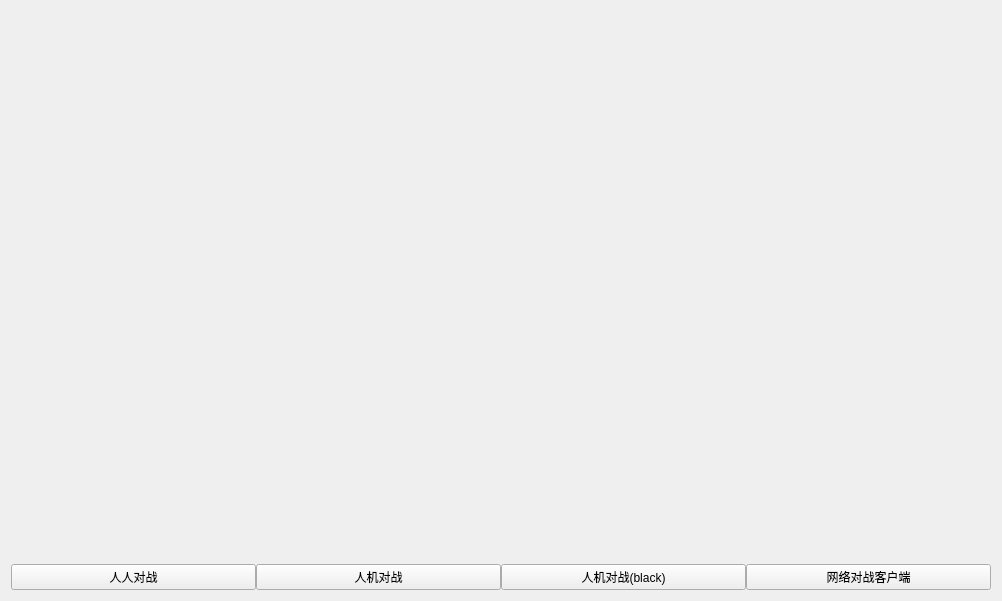
<?xml version="1.0" encoding="UTF-8"?>
<ui version="4.0">
 <class>MainWidget</class>
 <widget class="QWidget" name="MainWidget">
  <property name="geometry">
   <rect>
    <x>0</x>
    <y>0</y>
    <width>1002</width>
    <height>601</height>
   </rect>
  </property>
  <property name="windowTitle">
   <string>中国象棋</string>
  </property>
  <layout class="QVBoxLayout" name="verticalLayout">
   <item>
    <spacer name="verticalSpacer">
     <property name="orientation">
      <enum>Qt::Vertical</enum>
     </property>
     <property name="sizeHint" stdset="0">
      <size>
       <width>20</width>
       <height>40</height>
      </size>
     </property>
    </spacer>
   </item>
   <item>
    <layout class="QHBoxLayout" name="horizontalLayout">
     <property name="spacing">
      <number>0</number>
     </property>
     <item>
      <widget class="QPushButton" name="pushButton">
       <property name="text">
        <string>人人对战</string>
       </property>
      </widget>
     </item>
     <item>
      <widget class="QPushButton" name="pushButton_2">
       <property name="text">
        <string>人机对战</string>
       </property>
      </widget>
     </item>
     <item>
      <widget class="QPushButton" name="pushButton_3">
       <property name="text">
        <string>人机对战(black)</string>
       </property>
      </widget>
     </item>
     <item>
      <widget class="QPushButton" name="pushButton_4">
       <property name="text">
        <string>网络对战客户端</string>
       </property>
      </widget>
     </item>
    </layout>
   </item>
  </layout>
 </widget>
 <layoutdefault spacing="6" margin="11"/>
 <resources/>
 <connections/>
</ui>
